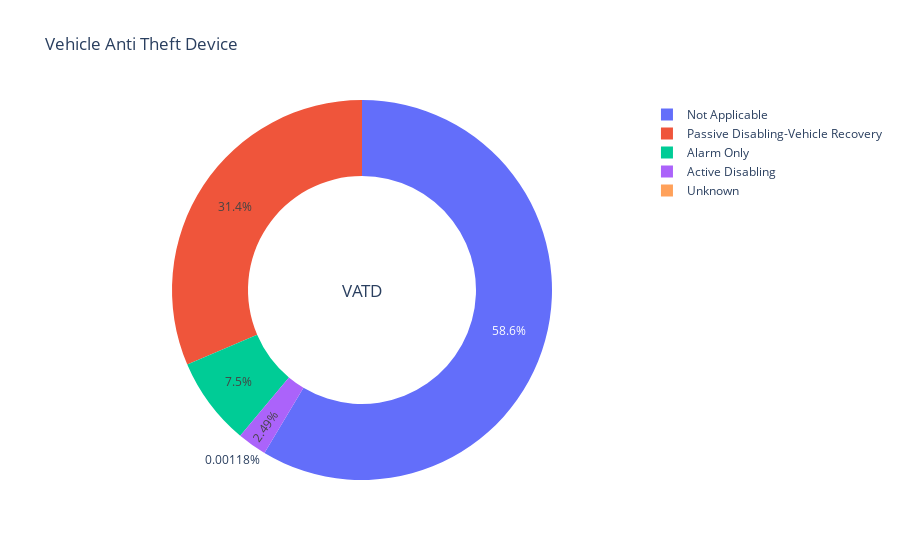

The notebook cell this image was saved under:
### Code cell
from plotly.offline  import download_plotlyjs,init_notebook_mode,plot, iplot
from plotly.offline import init_notebook_mode, iplot
init_notebook_mode(connected=True)
temp = df.Vehicle_Anti_Theft_Device.value_counts()
fig = {
  "data": [
    {
      "values": temp.values,
      "labels": temp.index,
      "domain": {"x": [0, 1]},
      "hole": .6,
      "type": "pie"
    },
    
    ],
  "layout": {
        "title":"Vehicle Anti Theft Device",
        "annotations": [
            {
                "font": {
                    "size": 17
                },
                "showarrow": False,
                "text": "VATD",
                "x": 0.5,
                "y": 0.5
            }
            
        ]
    }
}
iplot(fig, filename='donut')

### Figure 1 — Plotly figure (JSON) as saved in the notebook; plotly's stock layout.template omitted (floating-point values rounded to 4 significant figures)
{"data": [{"domain": {"x": [0, 1]}, "hole": 0.6, "labels": ["Not Applicable", "Passive Disabling-Vehicle Recovery", "Alarm Only", "Active Disabling", "Unknown"], "type": "pie", "values": [248634, 133362, 31852, 10578, 5]}], "layout": {"annotations": [{"font": {"size": 17}, "showarrow": false, "text": "VATD", "x": 0.5, "y": 0.5}], "title": {"text": "Vehicle Anti Theft Device"}}}
